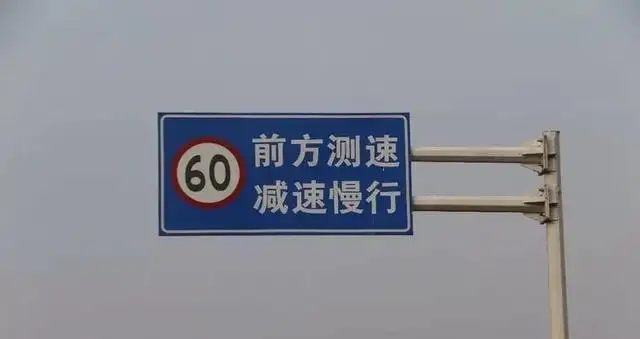
%> input picture include-60.png, 640 x 339 px
$ octave signs.m   (GNU Octave 9; MATLAB toolbox functions it lacks are replaced by stand-ins)
%> lines starting %> are read from the running program, lines starting %| are printed output that depends on the picture; in (x1, y1, x2, y2) boxes, pixels count from 0 and x2, y2 are one past the last pixel; in counts of white or black regions, pixels touching at a corner belong together; the program's own positions count from 1
clear
clc
% 读取图片
img = imread('D:\ME_big\phs\include-60.png'); % 替换为你的图片文件路径
%> img is the input picture: size 339x640x3 uint8; mean R, G, B 140.8, 143.3, 151.9

% 转换为HSV颜色空间
hsv_img = rgb2hsv(img);
%> hsv_img: size 339x640x3 double; mean H, S, V 0.612, 0.119, 0.601

h1=hsv_img(:,:,1);
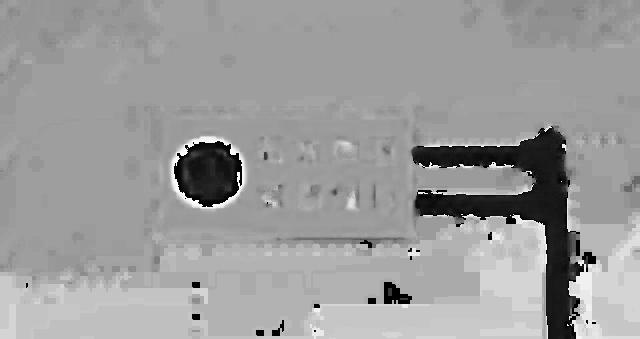
%> h1: size 339x640 double; min 0, max 0.997, mean 0.612
s1=hsv_img(:,:,2);
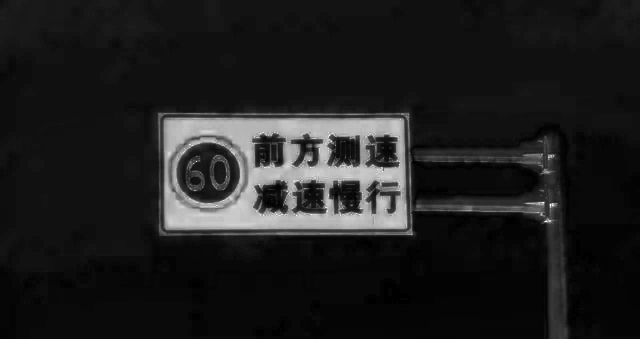
%> s1: size 339x640 double; min 0, max 1, mean 0.119
v1=hsv_img(:,:,3);
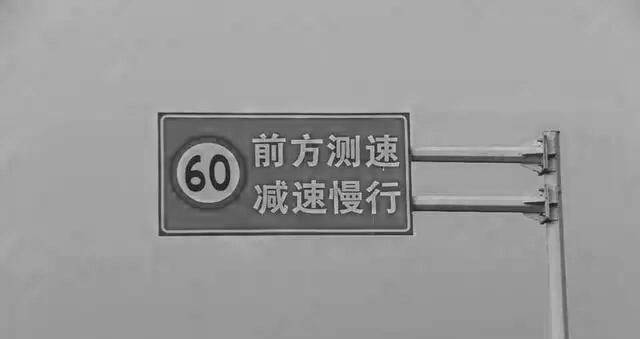
%> v1: size 339x640 double; min 0.0667, max 0.851, mean 0.601
% 创建二值掩模，将红色标志提取出来
red_mask =((h1<=0.04&h1>=0)|(h1>=0.740&h1<=1.0))&s1>=0.169&s1<=1.0&v1>=0.18&v1<=1.0;
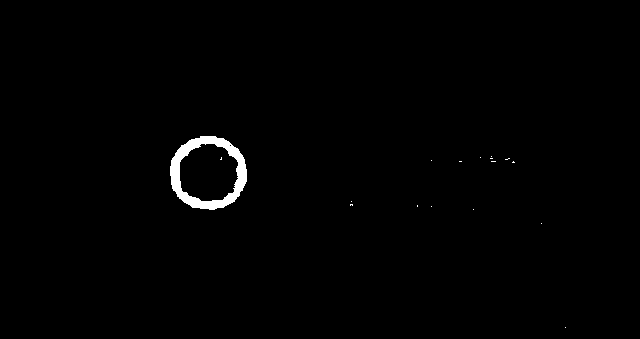
%> red_mask: size 339x640 logical; 0.88% white; 17 white regions (16 under 20 px)
figure,imshow(red_mask);title('原图hsv检测图像');

% 找到连通区域
stats = regionprops(red_mask, 'BoundingBox', 'Area', 'Eccentricity');
%> stats = 17 regions; largest, box (x1, y1, x2, y2), Area and Eccentricity: (170, 136, 247, 210) 1873 0.318, (350, 204, 353, 206) 5 0.796, (491, 161, 496, 162) 5 0.98, (505, 158, 510, 160) 5 0.969, (220, 157, 222, 160) 4 0.866

% 筛选出满足条件的区域（红色、形状接近圆形等）
threshold_area=300;
threshold_eccentricity=0.8;
valid_regions = [];
for i = 1:length(stats)
    if stats(i).Area > threshold_area && stats(i).Eccentricity < threshold_eccentricity
        valid_regions = [valid_regions; stats(i)];
    end
end
%> this loop made 17 passes
%> after the loop, valid_regions = 1 region; box (x1, y1, x2, y2), Area and Eccentricity: (170, 136, 247, 210) 1873 0.318

% 在原图上标记红色圆形区域
marked_img = img;
for i = 1:length(valid_regions)
    boundingBox = valid_regions(i).BoundingBox;
    rectangle('Position', boundingBox, 'EdgeColor', 'r', 'LineWidth', 2);
end
%> this loop made 1 pass
%> boundingBox on pass 1: [170.5 136.5 77 74]
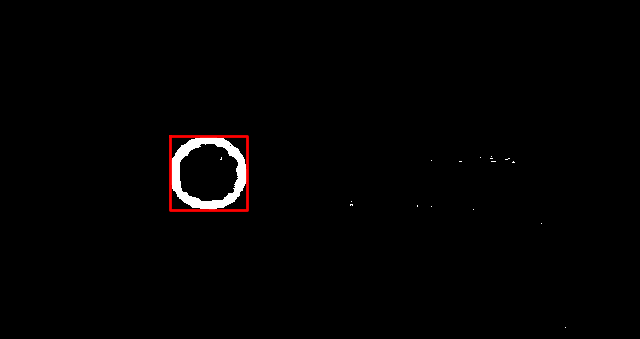
%> figure redrawn from the program's plot data; its title reads '原图hsv检测图像'

% 截取红色圆形区域并保存
for i = 1:length(valid_regions)
    boundingBox = valid_regions(i).BoundingBox;
    sub_img = imcrop(img, boundingBox);
    imwrite(sub_img, sprintf('speed_sign_%d.jpg', i));
end
%> this loop made 1 pass
%> pass 1, `sub_img = imcrop(img, boundingBox);`:
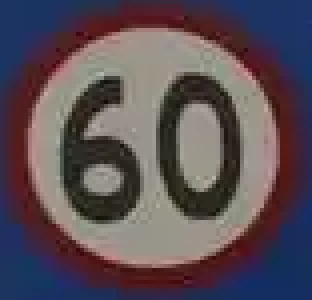
%> sub_img: size 75x78x3 uint8 (shown 4 times larger); mean R, G, B 90.6, 78.5, 86.7

$ run again, with include-80.png copied over include-60.png
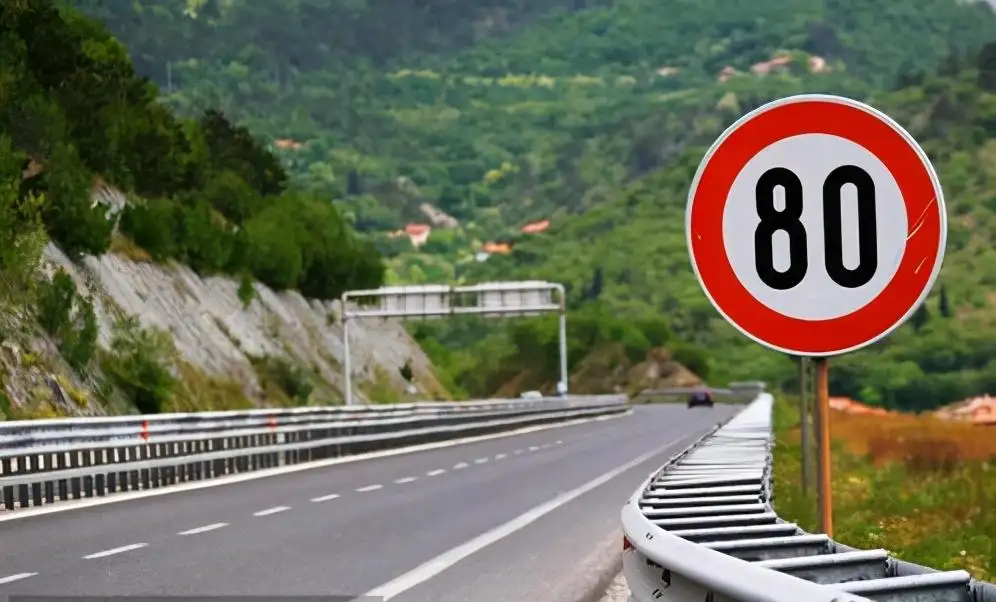
%> input picture include-80.png, 996 x 602 px
%> img is the input picture: size 602x996x3 uint8; mean R, G, B 108, 109.1, 89.9
%> hsv_img: size 602x996x3 double; mean H, S, V 0.365, 0.343, 0.47
%> red_mask: size 602x996 logical; 4.2% white; 54 white regions (44 under 20 px)
%> stats = 54 regions; largest, box (x1, y1, x2, y2), Area and Eccentricity: (689, 99, 942, 354) 24042 0.139, (408, 224, 425, 237) 157 0.714, (263, 413, 280, 432) 155 0.683, (622, 539, 635, 552) 105 0.655, (695, 390, 714, 401) 98 0.8
%> the loop `for i = 1:length(stats)` made 54 passes
%> after the loop `for i = 1:length(stats)`: valid_regions = 1 region; box (x1, y1, x2, y2), Area and Eccentricity: (689, 99, 942, 354) 24042 0.139
%> the loop `for i = 1:length(valid_regions)` made 1 pass
%> boundingBox on pass 1: [689.5 99.5 253 255]
%> after the loop `for i = 1:length(valid_regions)`:
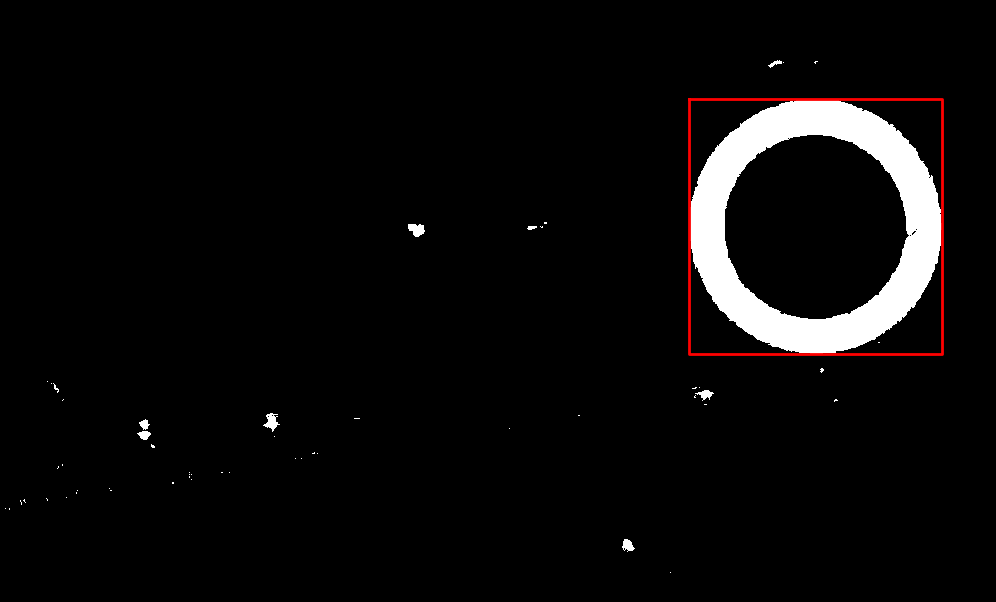
%> figure redrawn from the program's plot data; its title reads '原图hsv检测图像'
%> the loop `for i = 1:length(valid_regions)` made 1 pass
%> pass 1, `sub_img = imcrop(img, boundingBox);`:
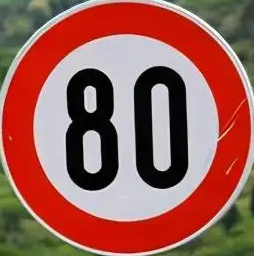
%> sub_img: size 256x254x3 uint8; mean R, G, B 153.7, 95.6, 86.6
